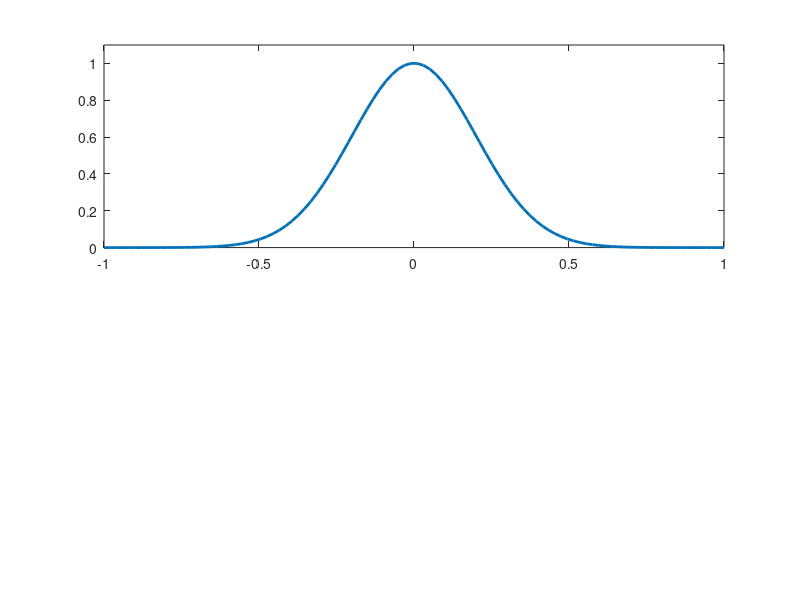
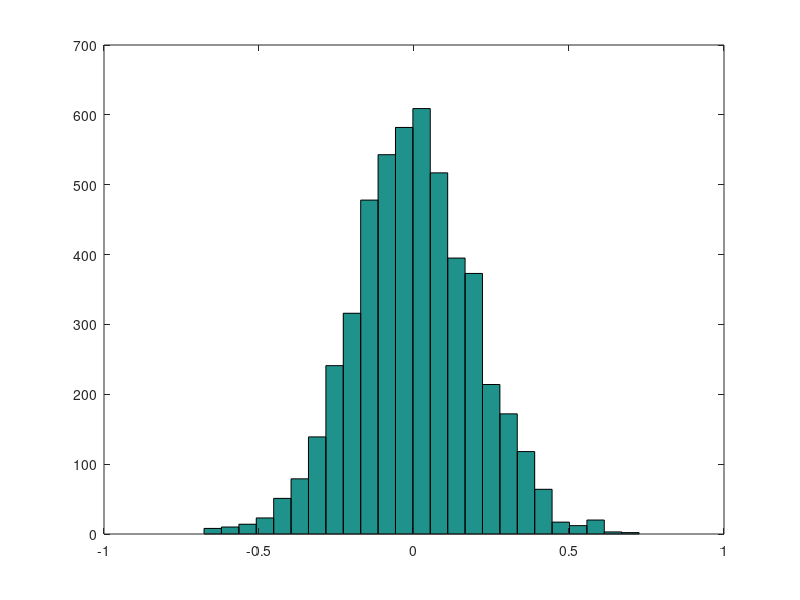

Write MATLAB code to recreate these figures, in order.
% xMHexample.m

% an animated example of the metropolis hastings algorithm

clear; close all;

% target
t_mu = 0;
t_sd = 0.2;

% generate true likelihood
x = linspace(-1,1);
y = normpdf(x,t_mu,t_sd);
y = y./max(y); % normalize it 

% plot true likelihood
figure(1);
subplot(2,1,1);
plot(x,y,'-','LineWidth',2);
hold on;
axis([-1, 1, 0, 1.1])

% proposal
p_mu = 0.5;
p_sd = 0.1;

% alogirthm
njump = 5000;

track = [];
kX = p_mu;

% movie-making
% F1(njump) = struct('cdata',[],'colormap',[]);
tic;
for ii = 1:njump
    
    track = [track,kX];
    
    % choose candidate point from normal distribution centred around kX,
    % with standard deviation p_sd
    kY = kX + p_sd.*randn;
    
    % evaluate our function at point kX and point kY
    pi_X = normpdf(kX,t_mu,t_sd);
    pi_Y = normpdf(kY,t_mu,t_sd);
    
    if min(pi_Y./pi_X,1) > rand
        kX = kY;
    end
    
    % show points
%     figure(1);
%     subplot(2,1,1);
%     plot(kX,0.1,'ro');
%     
%     subplot(2,1,2);
%     plot(track,1:ii,'k-');
%     axis([-1, 1, 0, njump])
%     drawnow;
%     
%     F1(ii) = getframe(gcf);
    
    % update proposal distribution size after enough time has passed
    if ii > 100
        p_sd = std(track(floor(ii/2):ii));
    end
end
toc;
% % show tracking
% figure(4);
% plot(track,1:njump,'k-');

% show result
figure(3)
hist(track,25);
xlim([-1,1]);